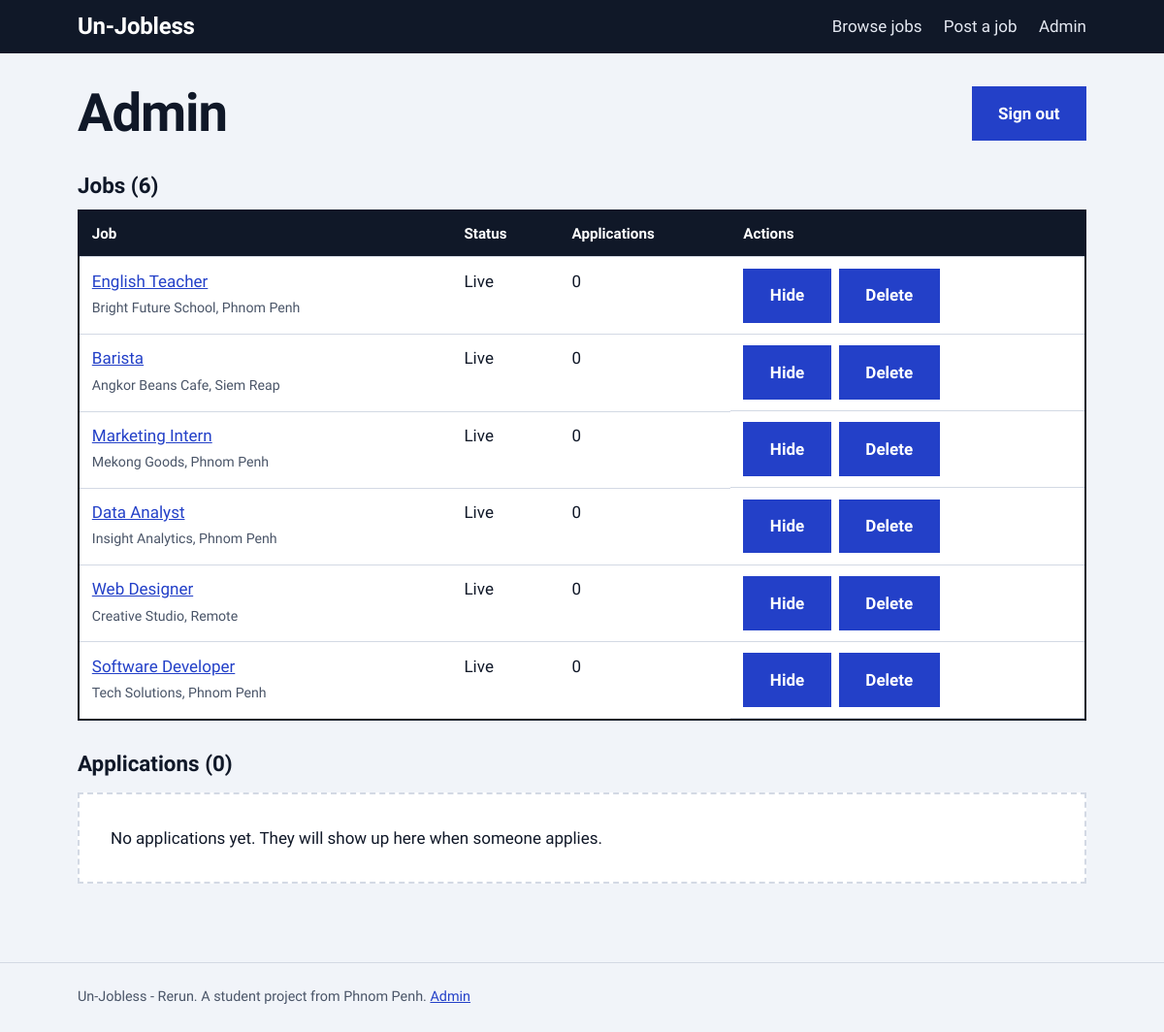
/admin (signed in), run on the app's committed database.
### tables this page shows
CREATE TABLE jobs (
    id          INTEGER PRIMARY KEY AUTOINCREMENT,
    title       TEXT NOT NULL,
    company     TEXT NOT NULL,
    location    TEXT NOT NULL,
    category    TEXT NOT NULL DEFAULT 'Other',
    job_type    TEXT NOT NULL DEFAULT 'Full-time',
    salary_min  INTEGER NOT NULL DEFAULT 0,
    salary_max  INTEGER NOT NULL DEFAULT 0,
    address     TEXT NOT NULL DEFAULT '',
    phone       TEXT NOT NULL DEFAULT '',
    experience  TEXT NOT NULL DEFAULT '',
    description TEXT NOT NULL,
    active      INTEGER NOT NULL DEFAULT 1,
    created_at  TEXT NOT NULL
);

### app.py (the view)
@app.route("/admin")
@admin_required
def admin():
    db = get_db()
    jobs = db.execute(
        "SELECT j.*, (SELECT COUNT(*) FROM applications a WHERE a.job_id = j.id) AS apps"
        " FROM jobs j ORDER BY j.id DESC").fetchall()
    applications = db.execute(
        "SELECT a.*, j.title AS job_title, j.company FROM applications a"
        " JOIN jobs j ON j.id = a.job_id ORDER BY a.id DESC").fetchall()
    return render_template("admin.html", jobs=jobs, applications=applications)

### app.py (called while the page is built)
def get_db():
    if "db" not in g:
        g.db = sqlite3.connect(DB_PATH)
        g.db.row_factory = sqlite3.Row
        g.db.execute("PRAGMA foreign_keys = ON")
    return g.db

def csrf_token():
    if "_csrf" not in session:
        session["_csrf"] = secrets.token_hex(16)
    return session["_csrf"]

@app.before_request
def protect_posts():
    if request.method == "POST":
        sent = request.form.get("_csrf", "")
        token = session.get("_csrf", "")
        if not token or not secrets.compare_digest(token, sent):
            abort(400)

def admin_required(view):
    @wraps(view)
    def wrapper(*args, **kwargs):
        if not session.get("admin"):
            return redirect(url_for("admin_login", next=request.path))
        return view(*args, **kwargs)
    return wrapper

### templates/admin.html (shortened to what this page needs)
{% extends "base.html" %}
{% block content %}
<div class="wrap admin">
    <div class="admin-head">
        <h1>Admin</h1>
        <form method="post" action="{{ url_for('admin_logout') }}">
            <button class="ghost" type="submit">Sign out</button>
        </form>
    </div>
    <h2>Jobs ({{ jobs|length }})</h2>
    <div class="scroll">
    <table>
        <thead><tr><th>Job</th><th>Status</th><th>Applications</th><th>Actions</th></tr></thead>
        <tbody>
        {% for j in jobs %}
            <tr>
                <td><a href="{{ url_for('job_detail', job_id=j.id) }}">{{ j.title }}</a><br><small>{{ j.company }}, {{ j.location }}</small></td>
                <td>{{ 'Live' if j.active else 'Hidden' }}</td>
                <td>{{ j.apps }}</td>
                <td class="actions">
                    <form method="post" action="{{ url_for('admin_toggle', job_id=j.id) }}">
                        <button class="ghost" type="submit">{{ 'Hide' if j.active else 'Show' }}</button>
                    </form>
                    <form method="post" action="{{ url_for('admin_delete_job', job_id=j.id) }}" onsubmit="return confirm('Delete this job and all its applications?');">
                        <button class="danger" type="submit">Delete</button>
                    </form>
                </td>
            </tr>
        {% endfor %}
        </tbody>
    </table>
    </div>
    <h2>Applications ({{ applications|length }})</h2>
    {% if applications %}
    <div class="scroll">
    <table>
        <thead><tr><th>Applicant</th><th>Applied for</th><th>Message</th><th>Received</th><th></th></tr></thead>
        <tbody>
        {% for a in applications %}
            <tr>
                <td>{{ a.name }}<br><a href="mailto:{{ a.email }}">{{ a.email }}</a>{% if a.phone %}<br><small>{{ a.phone }}</small>{% endif %}</td>
                <td>{{ a.job_title }}<br><small>{{ a.company }}</small></td>
                <td class="msg">{{ a.message or 'No message' }}</td>
                <td>{{ a.created_at.replace('T', ' ') }}</td>
                <td class="actions">
                    <form method="post" action="{{ url_for('admin_delete_application', app_id=a.id) }}" onsubmit="return confirm('Delete this application?');">
                        <input type="hidden" name="_csrf" value="{{ csrf_token() }}">
                        <button class="danger" type="submit">Delete</button>
                    </form>
                </td>
            </tr>
        {% endfor %}
        </tbody>
    </table>
    </div>
    {% else %}
        <p class="empty">No applications yet. They will show up here when someone applies.</p>
    {% endif %}
</div>
{% endblock %}

### static/style.css (style rules this page uses)
:root { --ink: #101828; --muted: #4a5568; --paper: #f1f4f9; --white: #ffffff; --line: #d3d9e4; --yellow: #ffc93c; --cobalt: #2340c8; --cobalt-dark: #1a2f99; --red: #b42e2e; --green: #17785a; --head: "Bricolage Grotesque", "Segoe UI", system-ui, sans-serif; --body: "Hanken Grotesk", "Segoe UI", system-ui, sans-serif; }
* { box-sizing: border-box; }
html { scroll-behavior: smooth; }
body { margin: 0; font-family: var(--body); font-size: 17px; line-height: 1.55; color: var(--ink); background: var(--paper); }
h1, h2, h3, .logo { font-family: var(--head); line-height: 1.1; margin: 0; }
h1 { font-weight: 800; font-size: clamp(2rem, 5vw, 3.4rem); letter-spacing: -0.02em; }
h2 { font-weight: 800; font-size: 1.4rem; }
a { color: var(--cobalt); }
.wrap { width: min(1040px, 100% - 2.5rem); margin-inline: auto; }
.empty { background: #fff; border: 2px dashed var(--line); padding: 2rem; }
.btn, button { font: inherit; }
form > button[type=submit], .apply button[type=submit] { font-weight: 700; padding: 0.8rem 1.6rem; background: var(--cobalt); color: #fff; border: 2px solid var(--cobalt); cursor: pointer; }
.admin { padding-block: 2rem 4rem; }
.admin-head { display: flex; justify-content: space-between; align-items: center; margin-bottom: 1.5rem; }
.admin h2 { margin: 2rem 0 0.8rem; }
.scroll { overflow-x: auto; }
table { width: 100%; border-collapse: collapse; background: #fff; border: 2px solid var(--ink); }
th, td { text-align: left; padding: 0.7rem 0.8rem; border-bottom: 1px solid var(--line); vertical-align: top; }
th { background: var(--ink); color: #fff; font-weight: 700; font-size: 0.95rem; }
td.actions { display: flex; gap: 0.5rem; }
td.actions form { margin: 0; }
small { color: var(--muted); }
button.ghost, button.danger { font-weight: 700; padding: 0.35rem 0.8rem; background: #fff; cursor: pointer; border: 2px solid var(--ink); color: var(--ink); }
button.danger { border-color: var(--red); color: var(--red); }

### data on the page
jobs: title "English Teacher", company "Bright Future School", location "Phnom Penh", active "Live", apps "0", active "Hide"
jobs: title "Barista", company "Angkor Beans Cafe", location "Siem Reap", active "Live", apps "0", active "Hide"
jobs: title "Marketing Intern", company "Mekong Goods", location "Phnom Penh", active "Live", apps "0", active "Hide"
jobs: title "Data Analyst", company "Insight Analytics", location "Phnom Penh", active "Live", apps "0", active "Hide"
jobs: title "Web Designer", company "Creative Studio", location "Remote", active "Live", apps "0", active "Hide"
jobs: title "Software Developer", company "Tech Solutions", location "Phnom Penh", active "Live", apps "0", active "Hide"

### other printed values
{{ jobs|length }} "6"
{{ applications|length }} "0"
